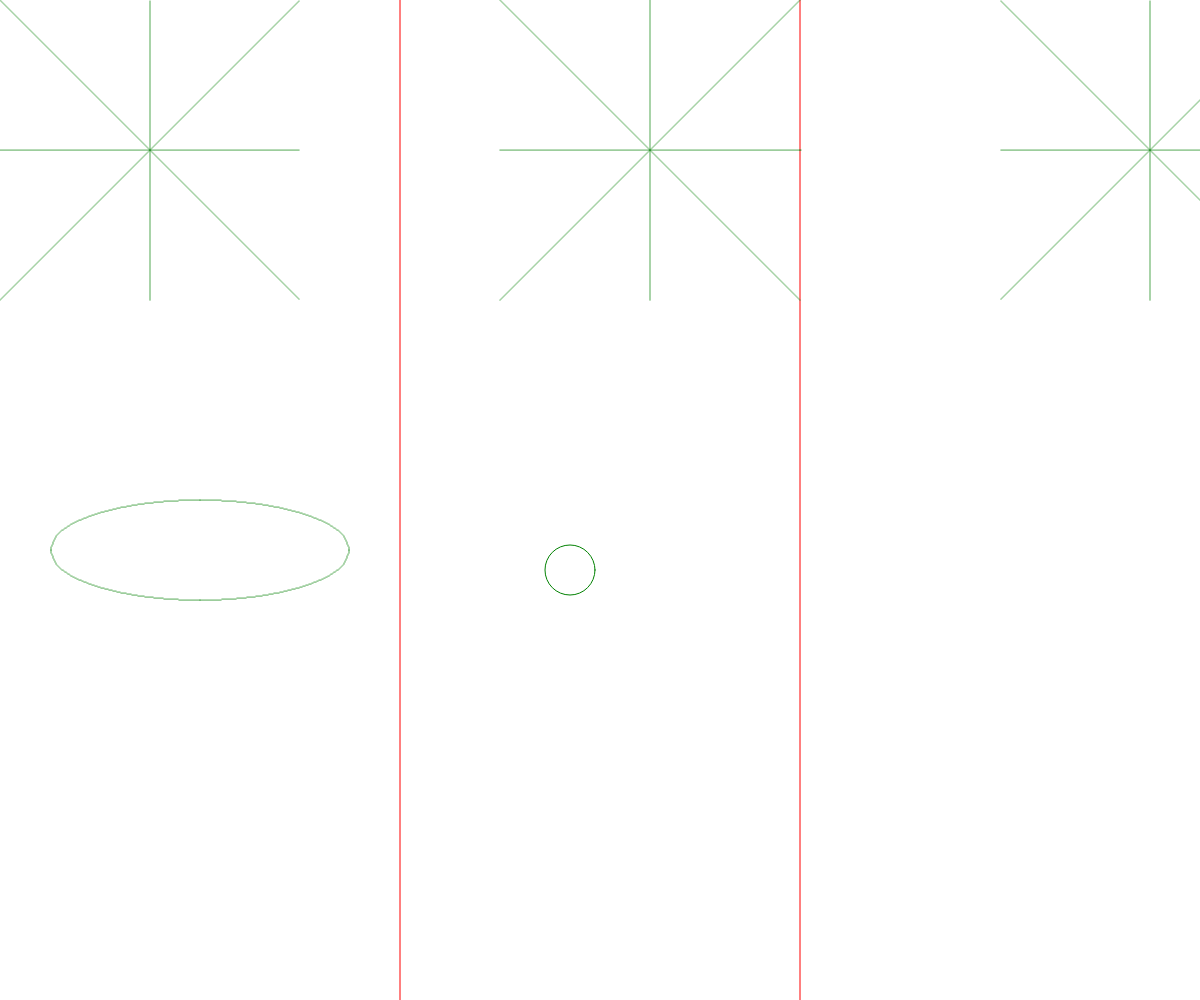
Frame 1 (no input)
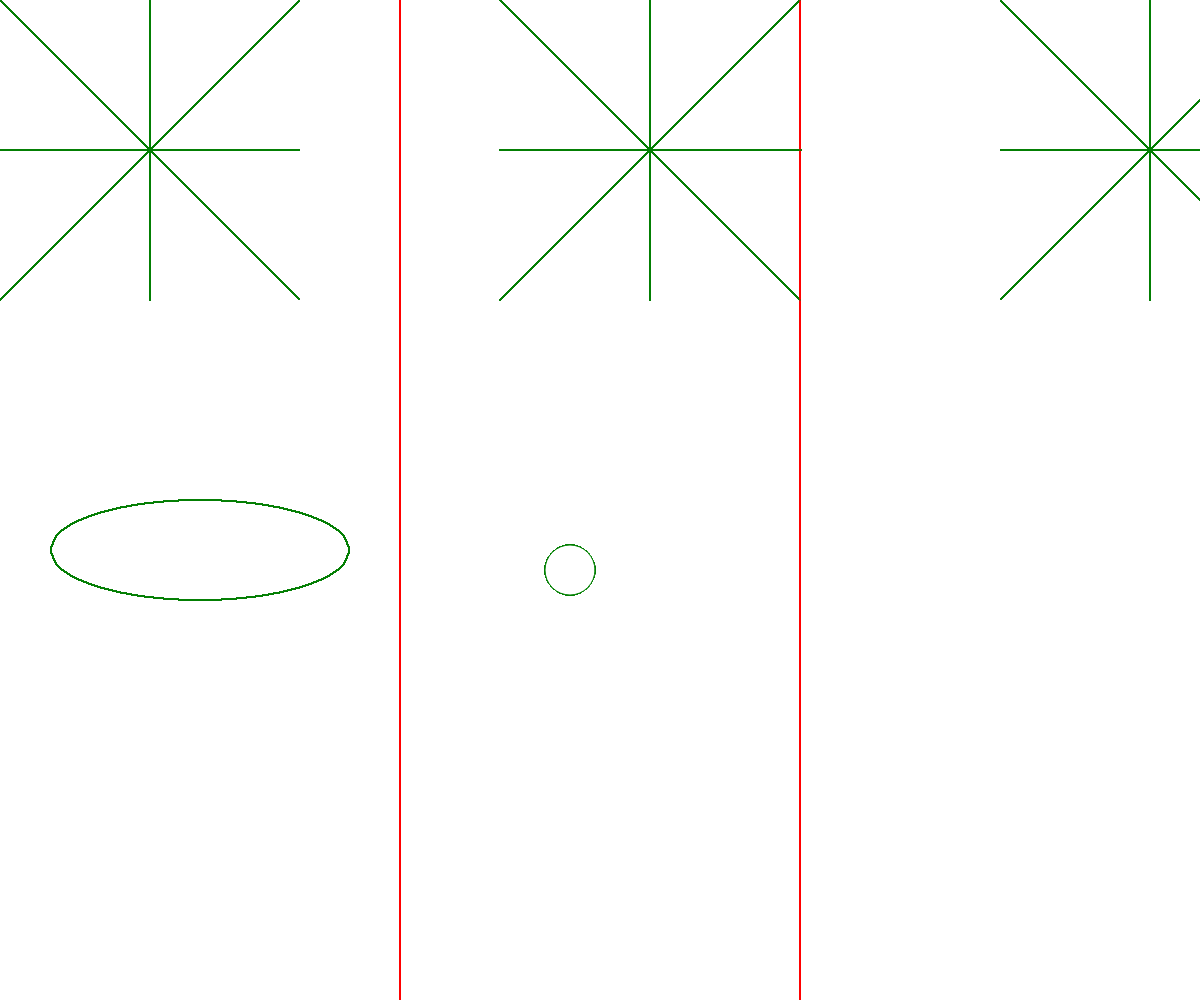
Frame 60 (no input)
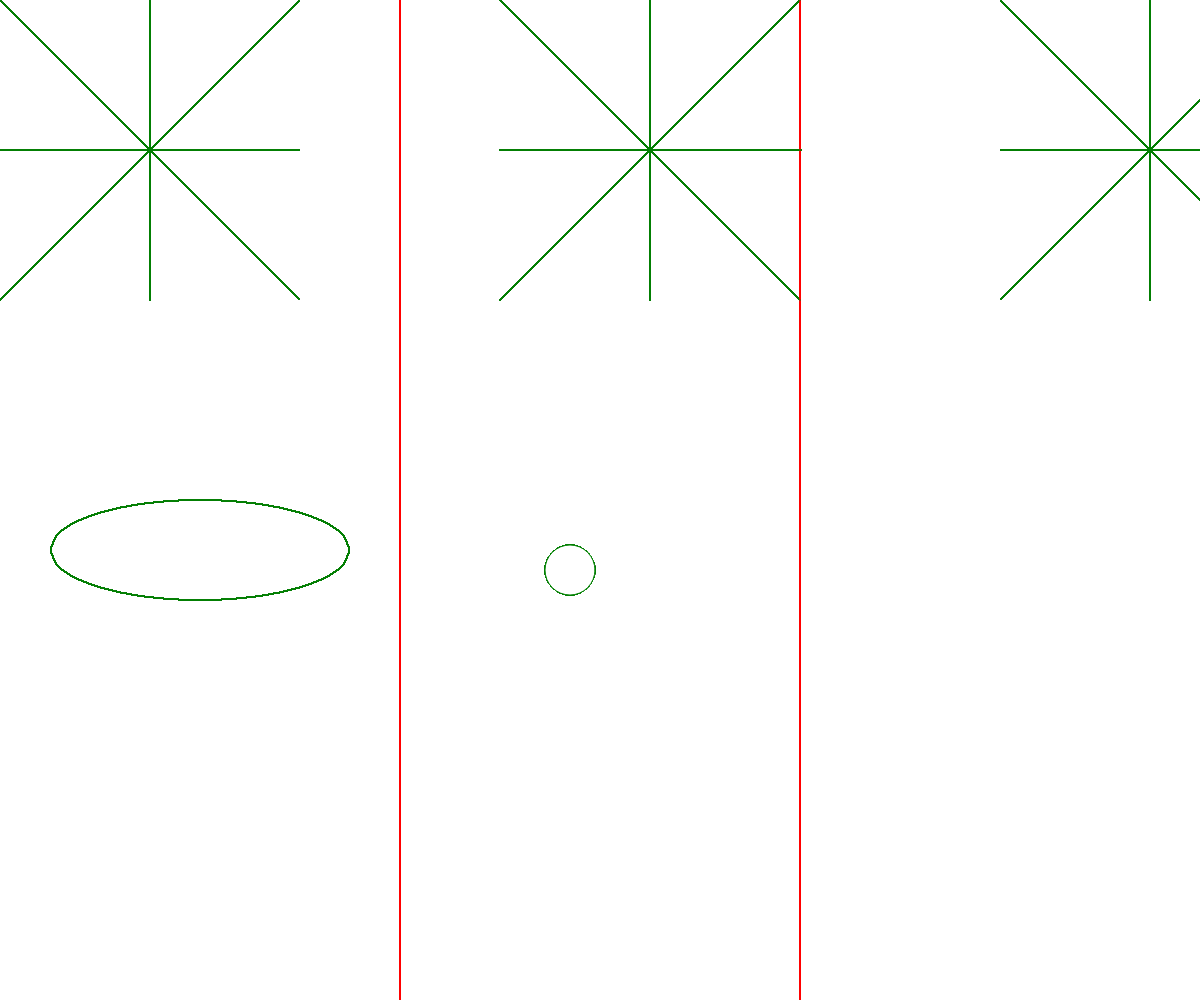
Frame 120 (the mouse pressed at the canvas centre since frame 60)

The p5.js sketch that drew these frames (run headless with seeded random() and noise() and a simulated clock; from frame 60 on, the mouse is pressed at the canvas centre):

// p5.js sketch
// ── sketch.js
let p1 = {};
let p2 = {};
let p3 = {};
let p4 = {};
let p5 = {};
let p6 = {};
let p7 = {};
let p8 = {};

function setup(){
	createCanvas(windowWidth, windowHeight);
	
	
	p1 = {x:0, y:0};
	p2 = {x:300, y:300};
	p3 = {x:0, y:300/2};
	p4 = {x:300, y:300/2};
	p5 = {x:0, y:300};
	p6 = {x:300, y:0};
	p7 = {x:300/2, y:0};
	p8 = {x:300/2, y:300};
}

function draw(){
	stroke("red");
	line(width/3,0,width/3,height);
	line(width/3*2,0,width/3*2,height);
	stroke("green");

	//ecuPP
	ecuPP(p1,p2);
	ecuPP(p3,p4);
	ecuPP(p5,p6);
	ecuPP(p8,p7);

	//dda
	dda(500, 0, 500+300, 300);
	dda(500, 150, 500+300, 150);
	dda(500+300, 0,500, 300);
	dda(500+150, 0, 500+150, 300);

	//bresenham
	bresenham(1000, 0, 1000+300, 300);
	bresenham(1000, 150, 1000+300, 150);
	bresenham(1000, 300,1000+300, 0);
	bresenham(1000+150, 0, 1000+150, 300);

	circle(570,570, 50);

	ovalo(200, 400+150, 150, 50);
}

function ecuPP(p1, p2){
	let dx = p2.x - p1.x;
	let dy = p2.y - p1.y;
	let stepX = 1;
	let stepY = 1;

	if(dx == 0){
		if(dy < 0){
			stepY = -stepY;
		}
		let x = p1.x;
		let y = p1.y;

		while(y != p2.y){
			point(x, y);
			y += stepY;
		}	
	}
	else{
		let m = dy / dx;
		let b = p1.y - (m * p1.x);
		if(dx < 0) stepX = -stepX;
		let x = p1.x;
		let y = p1.y;

		while(x != p2.x){
			point(x ,y);
			x += stepX;
			y = m * x + b;
		}
	}
}

function dda(x1, y1, x2, y2){
	let x = x1;
	let y = y1;
	let dx = x2 - x1;
	let dy = y2 - y1;
	let m = dy / dx;

	if(m >= 0){
		if(m <= 1){
			while(x <= x2){
				point(x, y);
				x++;
				y = y + m;
			}
		}
	}
	if(m>=1){
		while(y <= y2){
				point(x, y);
				y++;
				x = x + 1/m;
			}	
	}
	if(m <= 0){
		if(m >= -1){
			while(x2 <= x){
				point(x, y);
				x--;
				y = y - m;
			}
		}
	}
}

function bresenham(x1,y1,x2,y2) {
 	let x = x1
	let y = y1
	let dx = x2 - x1
	let dy = y2 - y1
  	let m = dy / dx

	let ddx = 2*dx
	let ddy = 2*dy
	let dy2dx2 = ddy-ddx
	let dx2dy2 = ddx-ddy


  	if( m < 1){
    	let p = ddy - dx

	    for (k=0; k < dx; k++) {
		    if(p < 0) {
		        x++
		        if(m != 0) {
		          y--
		        }
		        p+=ddy
		        point(x,y)
		    } 
		    else{
		        x++
		        y++
		        p+=dy2dx2
		        point(x,y)
		    }
	    }
	} 
	else if( m >= 1){
	    let p = ddx -dy
	    for (k=0; k < dy; k++){
	      	if(p < 0){
		        y++
		        p+=ddx
		        point(x,y)
	      	}
	      	else{
		        x++
		        y++
		        p+=dx2dy2
		        point(x,y)
	      	}
	    }
	}
}

function circle(xc, yc, r){
	let p = Math.round(5 / 4 - r);
	let x = 0;
	let y = r;

	printP(xc, x, yc, y);

	while(x < y){
		x++;
		if(p < 0){
			p = p + 2 * x + 1;
		}
		else{
			y--;
			p = p + 2 * (x - y) + 1;
		}
		printP(xc, x, yc, y);
	}

}

function printP(xc, x, yc, y){
	point(xc + x, yc + y);
	point(xc + x, yc - y);
	point(xc - x, yc + y);
	point(xc - x, yc - y);
	point(yc + y, xc + x);
	point(yc + y, xc - x);
	point(yc - y, xc + x);
	point(yc - y, xc - x);
}

function printP2(xc, x, yc, y){
	point(xc + x, yc + y);
	point(xc + x, yc - y);
	point(xc - x, yc + y);
	point(xc - x, yc - y);
}


function ovalo(xc, yc, rx, ry){
	let x, y, p, px, py;
	let rx2, ry2, tworx2, twory2;
	ry2 = ry*ry;
	rx2 = rx*rx;
	twory2 = 2 * ry2;
	tworx2 = 2 * rx2;


	x = 0;
	y = ry;
	printP2(xc, x, yc, y);

	p = Math.round(ry2 - rx2*ry + 0.25*rx2);
	px = 0;
	py = tworx2*y;
	while (px < py){
		x++;
		px = px + twory2;
		if(p < 0){
			p = p + ry2 + px;
		}
		else{
			y--;
			py = py - tworx2;
			p = p + ry2 + px - py;
		}
		printP2(xc, x, yc, y);
	}

	p = Math.round(ry2*(x+0.5)*(x+0.5) + rx2*(y-1)*(y-1) - rx2*ry2);
	px = 0;
	py = tworx2*y;
	while (y > 0){
		y--;
		py = py - tworx2;
		if(p > 0){
			p = p + rx2 - py;
		}
		else{
			x++;
			px = px + twory2;
			p = p + rx2 + py + px;
		}
		printP2(xc, x, yc, y);
	}
}
